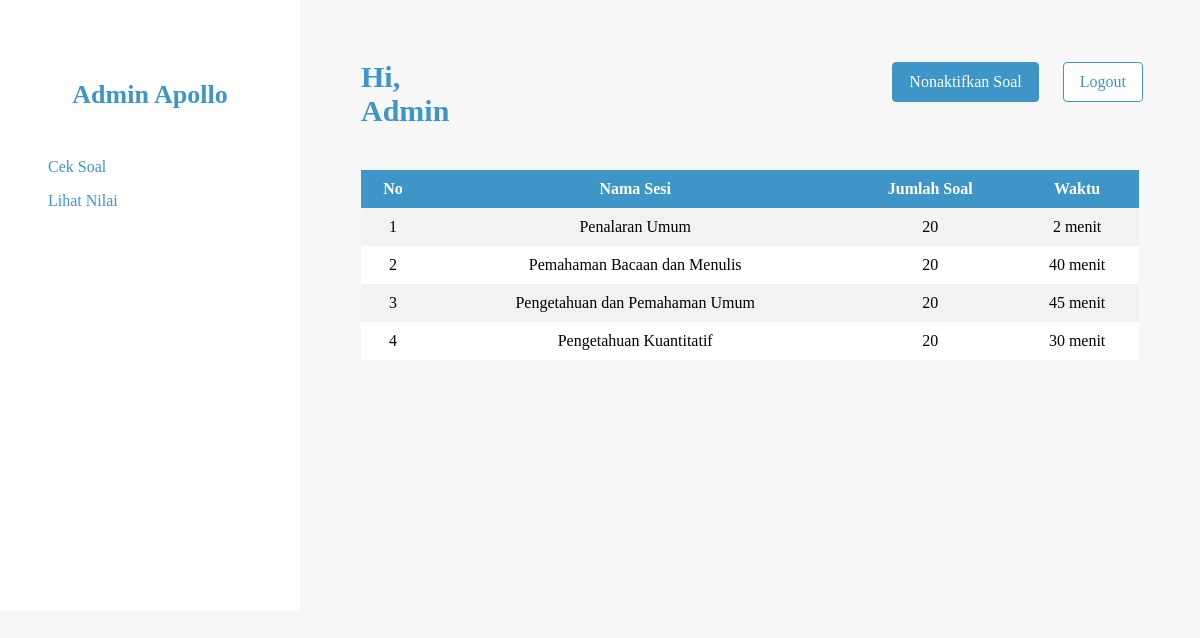
Page /admin/home.php on the committed database.
### tables this page shows
CREATE TABLE `status_ujian` (
  `id` int(11) NOT NULL,
  `status` int(11) NOT NULL
);

CREATE TABLE `ujian` (
  `id` int(11) NOT NULL,
  `id_ujian` varchar(255) NOT NULL,
  `nama_ujian` varchar(255) NOT NULL,
  `waktu_ujian` varchar(255) NOT NULL,
  `jumlah_soal` int(255) NOT NULL,
  `status_ujian` varchar(255) NOT NULL
);

### admin/home.php (the view, shortened to what this page needs)
<?php
	include '../koneksi.php';
?>
<!DOCTYPE html>
<html>
<head>
	<link rel="stylesheet" type="text/css" href="../style.css"2
</head>
<body>
	<div class="container-admin">
		<div class="navigasi-admin">
			<h1>Admin Apollo</h1>
			<ul>
				<li><a href="home.php">Cek Soal</a></li>
				<li><a href="cek nilai.php">Lihat Nilai</a></li>
			</ul>
		</div>
		<div class="fill-admin">
			<div class="header" style="width: 90%; margin-bottom: 80px;">
				<a href="logout.php">Logout</a>
				<?php $query = mysqli_query($koneksi, "SELECT * FROM status_ujian");
				while ($status = mysqli_fetch_array($query)) {
				if ($status['status']==0) { ?>
					<a href="aktivasi soal.php?status=nonaktif" style="background-color: #3e95c7; color: white;">Nonaktifkan Soal</a>
				<?php }
				elseif ($status['status']==1) {
				?>
				<a href="aktivasi soal.php?status=aktif" style="background-color: #3e95c7; color: white;">Aktifkan Soal</a>
				<?php }
				}
				?>
				<h3>Hi,<br>Admin</h3>
			</div>
			<div class="tabel">
				<table>
				  	<tr>
				    	<th>No</th>
				    	<th>Nama Sesi</th>
				    	<th>Jumlah Soal</th>
				    	<th>Waktu</th>
				  	</tr>
				  	<?php
				  		$sql = mysqli_query($koneksi, "SELECT * FROM ujian");
				  			$nomer=1;
				  		while ($ujian = mysqli_fetch_array($sql)) {
				  	?>
				  	<tr>
				    	<td><?php echo $nomer; ?></td>
				    	<td class="td-left"><?php echo $ujian['nama_ujian'] ; ?></td>
				    	<td><?php echo $ujian['jumlah_soal'] ; ?></td>
				   	 	<td><?php echo $ujian['waktu_ujian']." menit" ; ?></td>
				  	</tr>
				  <?php $nomer++;} ?>
				</table>
			</div>
		</div>
	</div>
</body>
</html>

### style.css (style rules this page uses)
* { box-sizing: border-box; padding: 0; margin: 0; }
body { background-color: #f7f7f7; }
.header { width: 90%; margin:auto; margin-top: 50px; margin-bottom: 50px; }
.header h3 { font-size: 30px; float: left; font-family: Product-Sans-Regular; color: #3e95c7; padding: 10px 16px; }
.header a { float: right; font-family: Product-Sans-Regular; color: #3e95c7; padding: 10px 16px; border-radius: 4px; border: 1px solid #3e95c7; background: white; margin: 12px; text-decoration: none; }
h1 { text-align: center; margin-top: 30px; font-family: Product-Sans-Regular; }
.tabel { width: 95%; margin: auto; padding-top: 10%; }
.tabel table { width: 91%; margin: auto; border-collapse: collapse; border-radius: 5px; font-family: Product-Sans-Regular; }
.tabel th { background-color: #3e95c7; font-weight: bold; }
.tabel th { background-color: #3e95c7; color: #ffffff; text-decoration: bold; }
.tabel tr:nth-child(even) { background-color: #f2f2f2; }
.tabel tr { background-color: #fff; }
.tabel th, td { padding: 10px; }
.tabel td { padding: 10px; text-align: center; }
.td-left { text-align: left; }
.navigasi-admin { background: white; height: 610px; padding: 20px; }
.navigasi-admin h1 { color: #3e95c7; font-family: Product-Sans-Regular; font-size: 26px; margin-bottom: 20px; margin-top: 60px; }
.navigasi-admin a { color: #3e95c7; font-family: Product-Sans-Regular; text-decoration: none; padding: 10px 20px; height: 100px }
.navigasi-admin ul { padding-top: 20px; }
.navigasi-admin li { color: #3e95c7; font-family: Product-Sans-Regular; text-decoration: none; padding: 8px 8px; list-style: none; }
.container-admin { display: grid; grid-template-columns: 25% 75%; }

### rows in the picture
status_ujian: status "Nonaktifkan Soal"
ujian: nama_ujian "Penalaran Umum", jumlah_soal "20", waktu_ujian "2"
ujian: nama_ujian "Pemahaman Bacaan dan Menulis", jumlah_soal "20", waktu_ujian "40"
ujian: nama_ujian "Pengetahuan dan Pemahaman Umum", jumlah_soal "20", waktu_ujian "45"
ujian: nama_ujian "Pengetahuan Kuantitatif", jumlah_soal "20", waktu_ujian "30"
